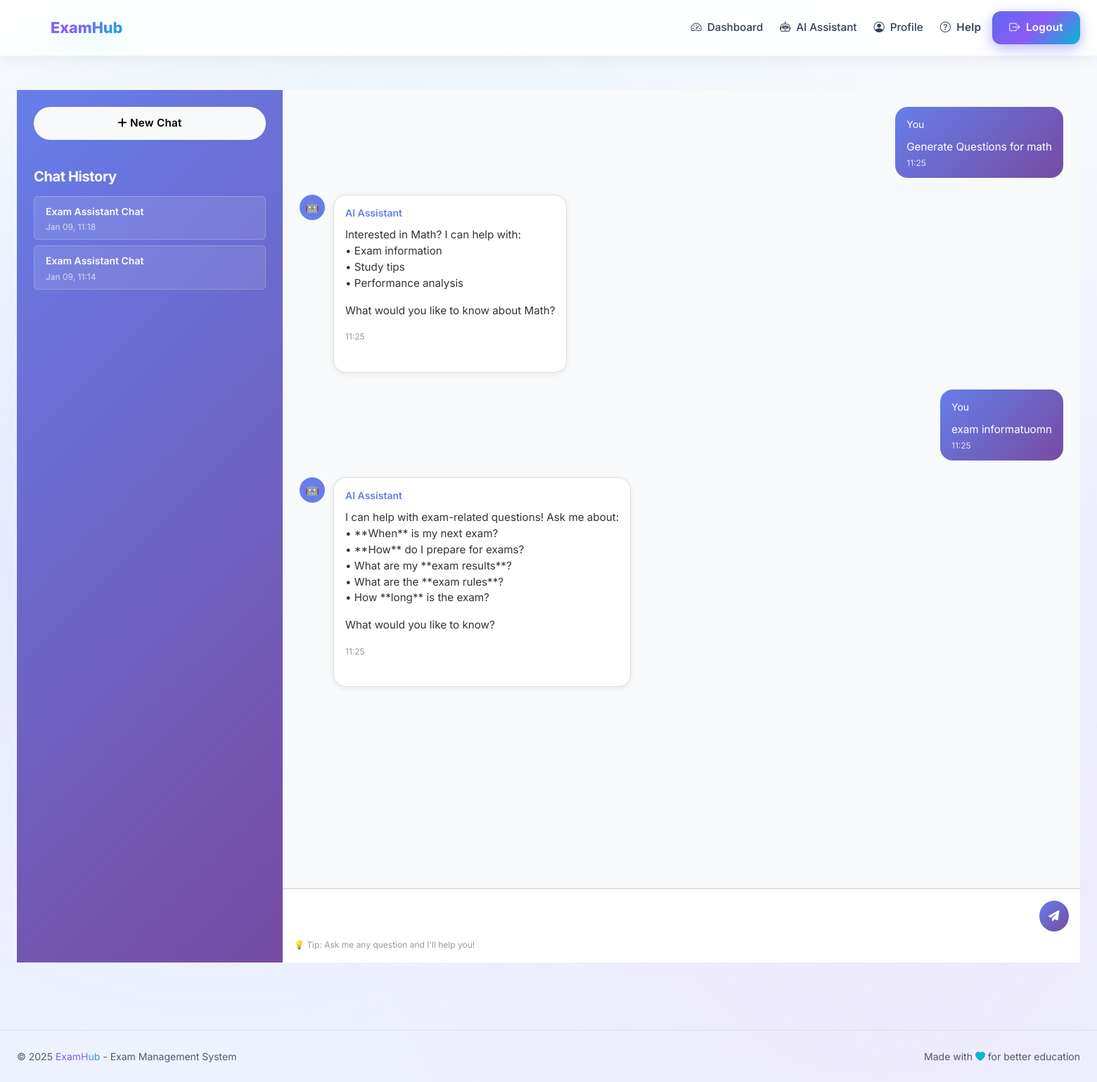
The app's page /ai_assistant/chat/9/ (signed in) with its own data.
### apps/ai_assistant/models.py (models this page shows, shortened)
class ChatSession(models.Model):
    user = models.ForeignKey(settings.AUTH_USER_MODEL, on_delete=models.CASCADE, related_name='chat_sessions')
    created_at = models.DateTimeField(auto_now_add=True)
    updated_at = models.DateTimeField(auto_now=True)
    title = models.CharField(max_length=255, default="New Chat")
    class Meta:
        ordering = ['-updated_at']

class ChatMessage(models.Model):
    ROLE_CHOICES = [
        ('user', 'User'),
        ('assistant', 'Assistant'),
    ]
    session = models.ForeignKey(ChatSession, on_delete=models.CASCADE, related_name='messages')
    role = models.CharField(max_length=10, choices=ROLE_CHOICES)
    content = models.TextField()
    created_at = models.DateTimeField(auto_now_add=True)
    class Meta:
        ordering = ['created_at']
    def __str__(self):
        return f"{self.role}: {self.content[:50]}"

### apps/ai_assistant/views.py (the view)
# urls.py: path('', views.chat_view, name='chat_list'),
@login_required
def chat_view(request, session_id=None):
    if session_id:
        session = get_object_or_404(ChatSession, id=session_id, user=request.user)
    else:
        session = ChatSession.objects.create(
            user=request.user,
            title="Exam Assistant Chat"
        )
        return redirect('ai_assistant:chat', session_id=session.id)
    messages = session.messages.all()
    form = ChatMessageForm()
    user_sessions = request.user.chat_sessions.all()[:10]
    context = {
        'session': session,
        'messages': messages,
        'form': form,
        'user_sessions': user_sessions,
    }
    return render(request, 'ai_assistant/chat.html', context)

### apps/ai_assistant/forms.py
class ChatMessageForm(forms.ModelForm):
    class Meta:
        model = ChatMessage
        fields = ['content']
        widgets = {
            'content': forms.Textarea(attrs={
                'class': 'form-control',
                'rows': 3,
                'placeholder': 'Ask me anything about exams, studies, or how to use the system...',
                'required': True,
            })
        }

### templates/ai_assistant/chat.html (shortened to what this page needs)
{% extends 'base.html' %}
{% block content %}
<div class="container-fluid mt-0 p-0" style="height: calc(100vh - 60px);">
    <div class="row h-100 m-0">
        <div class="col-lg-3 col-md-4 p-0 d-flex flex-column" style="background: linear-gradient(135deg, #667eea 0%, #764ba2 100%); color: white; overflow-y: auto;">
            <div class="p-4">
                <a href="{% url 'ai_assistant:new_chat' %}" class="btn btn-light btn-block w-100 mb-3 rounded-pill" style="font-weight: 600;">
                    <i class="fas fa-plus"></i> New Chat
                </a>
                <h5 class="mt-4 mb-3 text-white" style="font-weight: 700;">Chat History</h5>
                {% if user_sessions %}
                    <div class="list-group">
                        {% for session in user_sessions %}
                            <a href="{% url 'ai_assistant:chat' session.id %}"
                               class="list-group-item list-group-item-action rounded mb-2"
                               style="white-space: normal; background-color: rgba(255,255,255,0.1); border: 1px solid rgba(255,255,255,0.2); color: white;">
                                <small style="font-weight: 600;">{{ session.title }}</small>
                                <div style="font-size: 0.75rem; color: rgba(255,255,255,0.7);">
                                    {{ session.updated_at|date:"M d, H:i" }}
                                </div>
                            </a>
                        {% endfor %}
                    </div>
                {% else %}
                    <p class="text-white small" style="opacity: 0.8;">No chat history yet. Start a new chat!</p>
                {% endif %}
            </div>
        </div>
        <div class="col-lg-9 col-md-8 d-flex flex-column p-0" style="background: #f8f9fa; height: 100%; min-height: 0;">
            <div class="flex-grow-1 p-4" id="messages-container" style="overflow-y: auto; min-height: 0; display: flex; flex-direction: column;">
                {% if messages %}
                    {% for message in messages %}
                        <div class="mb-4 message-item" style="animation: fadeIn 0.3s ease;">
                            {% if message.role == 'user' %}
                                <div class="d-flex justify-content-end">
                                    <div style="max-width: 70%; background: linear-gradient(135deg, #667eea 0%, #764ba2 100%); color: white; padding: 12px 16px; border-radius: 18px; word-wrap: break-word;">
                                        <small>You</small>
                                        <p style="margin: 8px 0 0 0; font-size: 0.95rem;">{{ message.content }}</p>
                                        <div style="font-size: 0.75rem; opacity: 0.8;">
                                            {{ message.created_at|date:"H:i" }}
                                        </div>
                                    </div>
                                </div>
                            {% else %}
                                <div class="d-flex justify-content-start align-items-flex-start">
                                    <div style="width: 36px; height: 36px; background: #667eea; border-radius: 50%; display: flex; align-items: center; justify-content: center; color: white; font-weight: bold; margin-right: 12px; flex-shrink: 0;">
                                        🤖
                                    </div>
                                    <div style="max-width: 70%; background: white; color: #333; padding: 12px 16px; border-radius: 18px; border: 1px solid #e0e0e0; box-shadow: 0 2px 8px rgba(0,0,0,0.08);">
                                        <small style="color: #667eea; font-weight: 600;">AI Assistant</small>
                                        <div style="margin: 8px 0 0 0; font-size: 0.95rem; line-height: 1.5;">{{ message.content|linebreaks }}</div>
                                        <div style="font-size: 0.75rem; color: #999; margin-top: 6px;">
                                            {{ message.created_at|date:"H:i" }}
                                        </div>
                                    </div>
                                </div>
                            {% endif %}
                        </div>
                    {% endfor %}
                {% endif %}
            </div>
            <div style="background: white; border-top: 2px solid #e0e0e0; padding: 16px;">
                <form id="message-form" style="display: flex; gap: 8px;">
                    <input type="text"
                           id="message-input"
                           class="form-control"
                           placeholder="Type your message..."
                           autocomplete="off"
                           style="border-radius: 25px; border: 1px solid #e0e0e0; padding: 10px 16px;">
                    <button class="btn" type="submit" id="send-btn" style="background: linear-gradient(135deg, #667eea 0%, #764ba2 100%); color: white; border-radius: 50%; width: 44px; height: 44px; display: flex; align-items: center; justify-content: center; padding: 0; border: none;">
                        <i class="fas fa-paper-plane"></i>
                    </button>
                </form>
                <div style="margin-top: 8px; font-size: 0.75rem; color: #999;">
                    💡 Tip: Ask me any question and I'll help you!
                </div>
            </div>
        </div>
    </div>
</div>
{% endblock %}

### static/css/theme.css (style rules this page uses)
:root { --primary: #6366f1; --primary-dark: #4f46e5; --primary-light: #8b5cf6; --accent: #06b6d4; --accent-success: #10b981; --accent-warning: #f59e0b; --accent-danger: #ef4444; --accent-info: #3b82f6; --gradient-primary: linear-gradient(135deg, #6366f1 0%, #8b5cf6 50%, #06b6d4 100%); --gradient-accent: linear-gradient(135deg, #06b6d4 0%, #6366f1 50%, #8b5cf6 100%); --gradient-warm: linear-gradient(135deg, #fb923c 0%, #f97316 50%, #ef4444 100%); --gradient-cool: linear-gradient(135deg, #6366f1 0%, #8b5cf6 50%, #06b6d4 100%); --gradient-dark: linear-gradient(135deg, #4f46e5 0%, #3730a3 100%); --bg-primary: #ffffff; --bg-secondary: #f8fafc; --bg-tertiary: #eef2ff; --text-primary: #0f172a; --text-secondary: #334155; --text-muted: #64748b; --border-color: #e6e9ff; --border-color-light: #f8fafc; --glass-light: rgba(99, 102, 241, 0.06); --glass-darker: rgba(79, 70, 229, 0.08); --glass-translucent: rgba(99, 102, 241, 0.04); --glass-dark: rgba(79, 70, 229, 0.03); --shadow-xs: 0 1px 2px 0 rgba(99, 102, 241, 0.06); --shadow-sm: 0 1px 3px 0 rgba(99, 102, 241, 0.10), 0 1px 2px 0 rgba(99, 102, 241, 0.06); --shadow-md: 0 4px 6px -1px rgba(99, 102, 241, 0.15), 0 2px 4px -1px rgba(99, 102, 241, 0.10); --shadow-lg: 0 10px 15px -3px rgba(99, 102, 241, 0.15), 0 4px 6px -2px rgba(99, 102, 241, 0.08); --shadow-xl: 0 20px 25px -5px rgba(99, 102, 241, 0.15), 0 10px 10px -5px rgba(99, 102, 241, 0.08); --shadow-2xl: 0 25px 50px -12px rgba(99, 102, 241, 0.25); --shadow-3d: 0 30px 60px -15px rgba(99, 102, 241, 0.35), 0 15px 30px -10px rgba(99, 102, 241, 0.25); --shadow-glow: 0 0 20px rgba(99, 102, 241, 0.12); --shadow-glow-strong: 0 0 30px rgba(99, 102, 241, 0.2); --shadow-glow-pink: 0 0 40px rgba(139, 92, 246, 0.18); --spacing-xs: 0.25rem; --spacing-sm: 0.5rem; --spacing-md: 1rem; --spacing-lg: 1.5rem; --spacing-xl: 2rem; --spacing-2xl: 3rem; --radius-sm: 0.375rem; --radius-md: 0.5rem; --radius-lg: 0.75rem; --radius-xl: 1rem; --radius-2xl: 1.5rem; --radius-full: 9999px; --transition-fast: 150ms cubic-bezier(0.4, 0, 0.2, 1); --transition-normal: 300ms cubic-bezier(0.4, 0, 0.2, 1); --transition-slow: 500ms cubic-bezier(0.4, 0, 0.2, 1); --transition-smooth: 400ms cubic-bezier(0.34, 1.56, 0.64, 1); --perspective: 1200px; --transform-origin: center center; }
* { margin: 0; padding: 0; box-sizing: border-box; }
html { scroll-behavior: smooth; perspective: var(--perspective); }
body { font-family: 'Inter', 'Poppins', system-ui, -apple-system, 'Segoe UI', Roboto, sans-serif; background: linear-gradient(180deg, var(--bg-secondary) 0%, var(--bg-tertiary) 50%, var(--bg-tertiary) 100%); color: var(--text-primary); line-height: 1.6; min-height: 100vh; position: relative; transform-style: preserve-3d; }
body::before { content: ''; position: fixed; top: 0; left: 0; right: 0; bottom: 0; background-image: radial-gradient(circle at 20% 50%, rgba(99, 102, 241, 0.08) 0%, transparent 50%), radial-gradient(circle at 80% 80%, rgba(236, 72, 153, 0.05) 0%, transparent 50%), radial-gradient(circle at 40% 20%, rgba(56, 189, 248, 0.05) 0%, transparent 50%); pointer-events: none; z-index: -1; animation: gradientFlow 15s ease infinite; }
h1, h2, h3, h4, h5, h6 { font-weight: 700; line-height: 1.2; letter-spacing: -0.02em; }
a { color: var(--primary); text-decoration: none; transition: color var(--transition-fast); }
.btn { border: none; border-radius: var(--radius-lg); font-weight: 600; font-size: 0.95rem; padding: 0.75rem 1.5rem; transition: all var(--transition-fast); position: relative; overflow: hidden; letter-spacing: 0.02em; cursor: pointer; transform-style: preserve-3d; }
.btn::before { content: ''; position: absolute; top: 0; left: -100%; width: 100%; height: 100%; background: rgba(255, 255, 255, 0.2); transition: left var(--transition-fast); z-index: -1; }
.btn::after { content: ''; position: absolute; inset: 0; background: radial-gradient(circle at var(--x, 0) var(--y, 0), rgba(255, 255, 255, 0.3) 0%, transparent 50%); opacity: 0; transition: opacity 300ms; }
.form-control, .form-select, textarea { background: rgba(255, 255, 255, 0.85); border: 2px solid var(--border-color); border-radius: var(--radius-lg); padding: 0.85rem 1rem; font-size: 0.95rem; color: var(--text-primary); transition: all var(--transition-fast); font-family: inherit; box-shadow: inset 0 2px 4px rgba(0, 0, 0, 0.05); backdrop-filter: blur(10px); }
.form-control::placeholder { color: var(--text-muted); opacity: 0.8; }
.rounded-pill { border-radius: var(--radius-full); }

### records on screen
ChatSession: title "Exam Assistant Chat", updated_at "Jan 09, 11:18"
ChatSession: title "Exam Assistant Chat", updated_at "Jan 09, 11:14"
ChatMessage: content "Generate Questions for math", created_at "11:25"
ChatMessage: content "Interested in Math? I can help with: • Exam information • Study tips • Performance analysis What would you like to know about Math?", created_at "11:25"
ChatMessage: content "exam informatuomn", created_at "11:25"
ChatMessage: content "I can help with exam-related questions! Ask me about: • **When** is my next exam? • **How** do I prepare for exams? • What are my **exam results**? • What are the **exam rules**? • How **long** is the exam? What would you like to know?", created_at "11:25"
